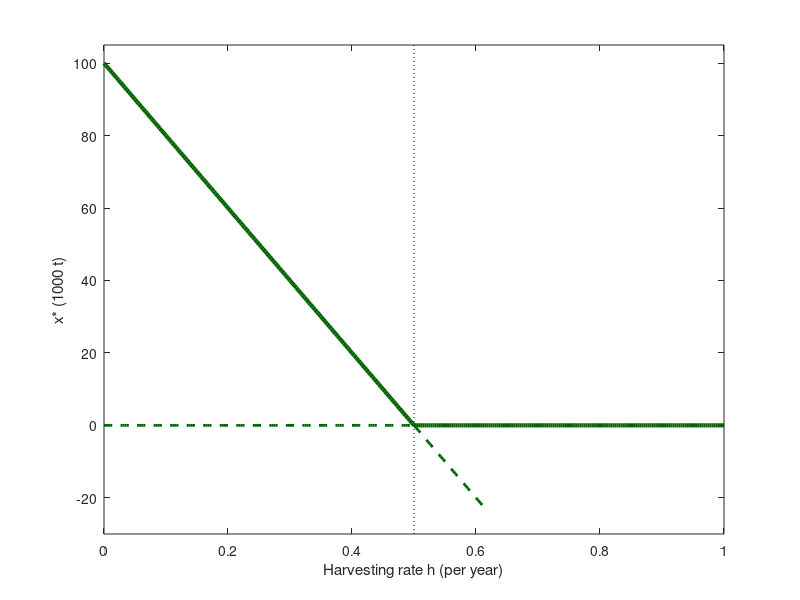

Source code (MATLAB):
% Fig. 3.16: Fish stock with harvesting, steady states as a function of the harvesting rate (book, Section 3.3)
% dx/dt = r (1 - x/K) x - h x with r = 0.5 per year, K = 100 (1000 t):  x_a* = 0 and x_b* = K (1 - h/r)
% (c) 2026 Philipp Kügler · Program for the book "Dynamical Systems in the Life Sciences" · MIT License (see LICENSE)
r = 0.5; K = 100;
gruen = [0 0.39 0];
h = linspace(0, 1, 301);
li = h <= r; re = h >= r; nah = h >= r & h <= 0.62;
plot(h(li), 0 * h(li), '--', 'Color', gruen, 'LineWidth', 2); hold on   % x_a* unstable for h < r
plot(h(re), 0 * h(re), 'Color', gruen, 'LineWidth', 3);                % stable for h > r
plot(h(li), K * (1 - h(li) / r), 'Color', gruen, 'LineWidth', 3);      % x_b* stable for h < r
plot(h(nah), K * (1 - h(nah) / r), '--', 'Color', gruen, 'LineWidth', 2);
plot([r r], [-30 105], 'k:'); hold off
for hh = [0.1 0.25 0.4]
    fprintf('h = %g: x_b* = %.0f,  yield h x_b* = %.2f\n', hh, K * (1 - hh / r), hh * K * (1 - hh / r));
end
xlabel('Harvesting rate h (per year)'); ylabel('x* (1000 t)'); ylim([-30 105]);
